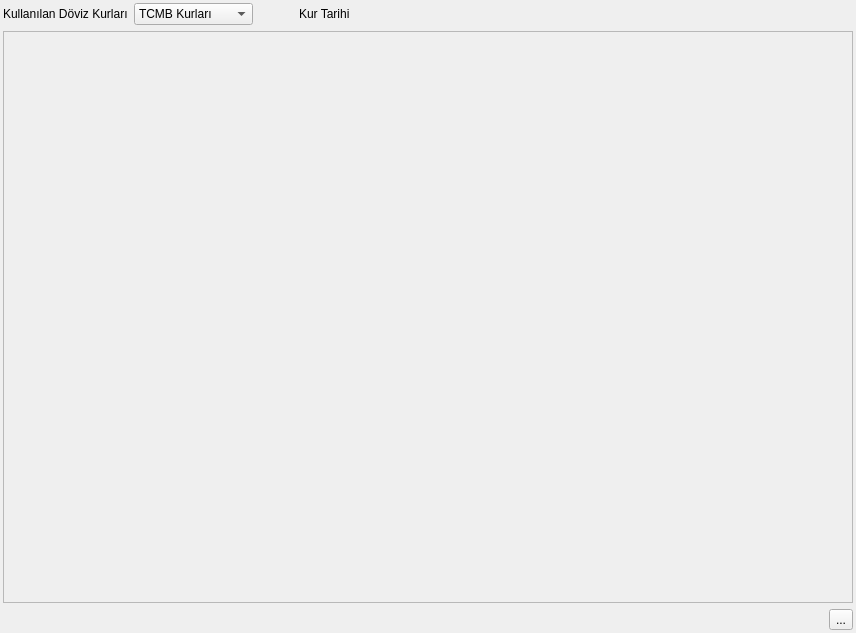
<?xml version="1.0" encoding="UTF-8"?>
<ui version="4.0">
 <class>DVZ_DOVIZLER_BATCH</class>
 <widget class="QDialog" name="DVZ_DOVIZLER_BATCH">
  <property name="geometry">
   <rect>
    <x>0</x>
    <y>0</y>
    <width>856</width>
    <height>633</height>
   </rect>
  </property>
  <property name="sizePolicy">
   <sizepolicy hsizetype="Expanding" vsizetype="Expanding">
    <horstretch>0</horstretch>
    <verstretch>0</verstretch>
   </sizepolicy>
  </property>
  <property name="minimumSize">
   <size>
    <width>0</width>
    <height>0</height>
   </size>
  </property>
  <property name="windowTitle">
   <string>Dövizler</string>
  </property>
  <layout class="QGridLayout" name="gridLayout_4" rowstretch="1,50,1" columnstretch="90,10">
   <property name="margin">
    <number>3</number>
   </property>
   <item row="0" column="0" colspan="2">
    <layout class="QGridLayout" name="gridLayout_3" columnstretch="10,6,2,5,10,15">
     <item row="0" column="0">
      <widget class="QLabel" name="label">
       <property name="sizePolicy">
        <sizepolicy hsizetype="Fixed" vsizetype="Fixed">
         <horstretch>0</horstretch>
         <verstretch>0</verstretch>
        </sizepolicy>
       </property>
       <property name="text">
        <string>Kullanılan Döviz Kurları</string>
       </property>
      </widget>
     </item>
     <item row="0" column="1">
      <widget class="QComboBox" name="comboBox">
       <property name="sizePolicy">
        <sizepolicy hsizetype="Expanding" vsizetype="Fixed">
         <horstretch>0</horstretch>
         <verstretch>0</verstretch>
        </sizepolicy>
       </property>
       <item>
        <property name="text">
         <string>TCMB Kurları</string>
        </property>
       </item>
      </widget>
     </item>
     <item row="0" column="3">
      <widget class="QLabel" name="label_2">
       <property name="sizePolicy">
        <sizepolicy hsizetype="Fixed" vsizetype="Fixed">
         <horstretch>0</horstretch>
         <verstretch>0</verstretch>
        </sizepolicy>
       </property>
       <property name="text">
        <string>Kur Tarihi</string>
       </property>
      </widget>
     </item>
     <item row="0" column="2">
      <spacer name="horizontalSpacer">
       <property name="orientation">
        <enum>Qt::Horizontal</enum>
       </property>
       <property name="sizeHint" stdset="0">
        <size>
         <width>40</width>
         <height>20</height>
        </size>
       </property>
      </spacer>
     </item>
     <item row="0" column="5">
      <spacer name="horizontalSpacer_4">
       <property name="orientation">
        <enum>Qt::Horizontal</enum>
       </property>
       <property name="sizeHint" stdset="0">
        <size>
         <width>40</width>
         <height>20</height>
        </size>
       </property>
      </spacer>
     </item>
     <item row="0" column="4">
      <widget class="QAdakDate" name="adakDate_kur_tarihi" native="true">
       <property name="whatsThis">
        <string>Tarih WidgetÄ± </string>
       </property>
       <property name="QAdakDate" stdset="0">
        <rect>
         <x>0</x>
         <y>0</y>
         <width>100</width>
         <height>100</height>
        </rect>
       </property>
      </widget>
     </item>
    </layout>
   </item>
   <item row="1" column="0" colspan="2">
    <widget class="QScrollArea" name="scrollArea">
     <property name="widgetResizable">
      <bool>true</bool>
     </property>
     <widget class="QWidget" name="scrollAreaWidgetContents">
      <property name="geometry">
       <rect>
        <x>0</x>
        <y>0</y>
        <width>846</width>
        <height>526</height>
       </rect>
      </property>
      <property name="sizePolicy">
       <sizepolicy hsizetype="Expanding" vsizetype="Expanding">
        <horstretch>0</horstretch>
        <verstretch>0</verstretch>
       </sizepolicy>
      </property>
      <layout class="QGridLayout" name="gridLayout_2">
       <item row="0" column="0">
        <widget class="QWidget" name="widget_dovizler" native="true">
         <property name="sizePolicy">
          <sizepolicy hsizetype="Expanding" vsizetype="Expanding">
           <horstretch>0</horstretch>
           <verstretch>0</verstretch>
          </sizepolicy>
         </property>
        </widget>
       </item>
      </layout>
     </widget>
    </widget>
   </item>
   <item row="2" column="1">
    <layout class="QGridLayout" name="gridLayout">
     <item row="0" column="0">
      <widget class="QWidget" name="widget_batch_buttons" native="true">
       <property name="sizePolicy">
        <sizepolicy hsizetype="Fixed" vsizetype="Fixed">
         <horstretch>0</horstretch>
         <verstretch>0</verstretch>
        </sizepolicy>
       </property>
      </widget>
     </item>
     <item row="0" column="1">
      <widget class="QToolButton" name="toolButton_rapor">
       <property name="text">
        <string>...</string>
       </property>
       <property name="icon">
        <iconset resource="../e9_icons.qrc">
         <normaloff>:/e9_icons/E9_ICONS/yazdir_ikonu.png</normaloff>:/e9_icons/E9_ICONS/yazdir_ikonu.png</iconset>
       </property>
       <property name="iconSize">
        <size>
         <width>32</width>
         <height>32</height>
        </size>
       </property>
       <property name="toolButtonStyle">
        <enum>Qt::ToolButtonTextUnderIcon</enum>
       </property>
      </widget>
     </item>
    </layout>
   </item>
  </layout>
 </widget>
 <customwidgets>
  <customwidget>
   <class>QAdakDate</class>
   <extends>QWidget</extends>
   <header>QAdakDate.h</header>
  </customwidget>
 </customwidgets>
 <tabstops>
  <tabstop>comboBox</tabstop>
  <tabstop>adakDate_kur_tarihi</tabstop>
  <tabstop>scrollArea</tabstop>
  <tabstop>toolButton_rapor</tabstop>
 </tabstops>
 <resources>
  <include location="../e9_icons.qrc"/>
 </resources>
 <connections/>
</ui>
